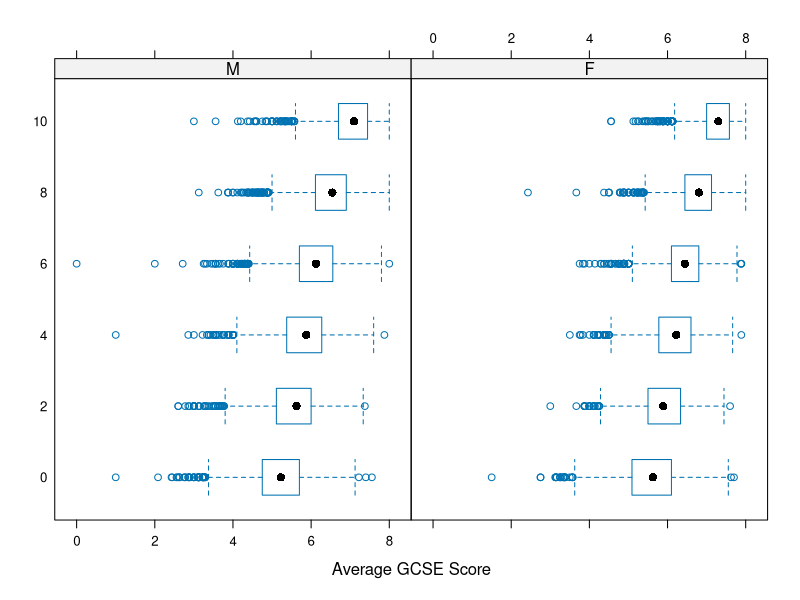
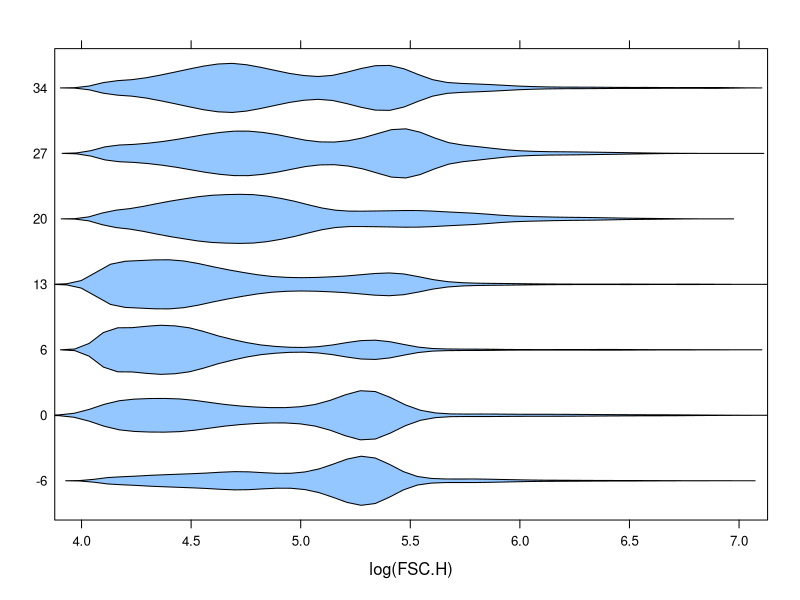

Write the R code that produced these figures, in order. (Note: this script raises an error after producing the figures.)
library(lattice)
library(latticeExtra)

data(Chem97, package = "mlmRev")
bwplot(factor(score) ~ gcsescore | gender, data=Chem97, xlab="Average GCSE Score")

clusterBoy <- read.csv("postCountByForumDateandPerson.csv")
clusterBoy[order(clusterBoy$PostDate),]

bwplot(Days ~ log(FSC.H), gvhd10, panel=panel.violin, box.ratio=3)

bwplot(PostDate ~ userID | threadID, clusterBoy, panel=panel.violin, box.ration=3)
